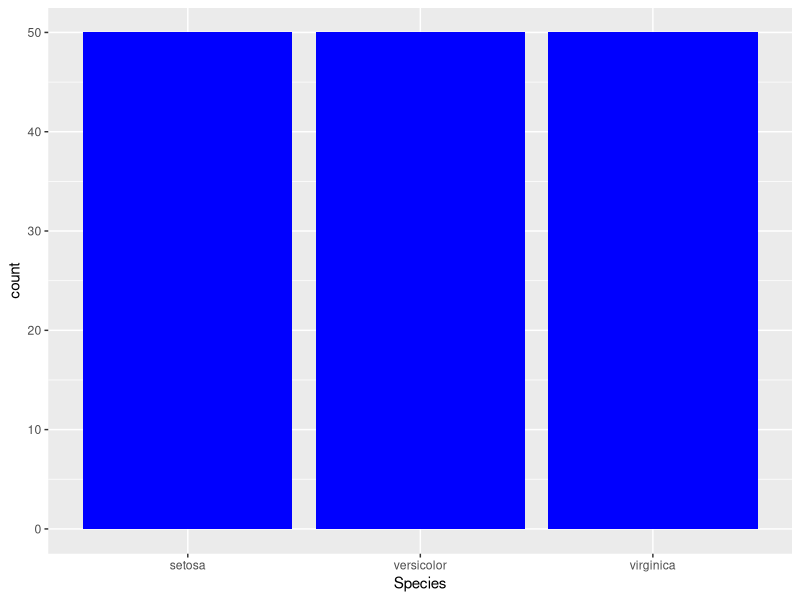
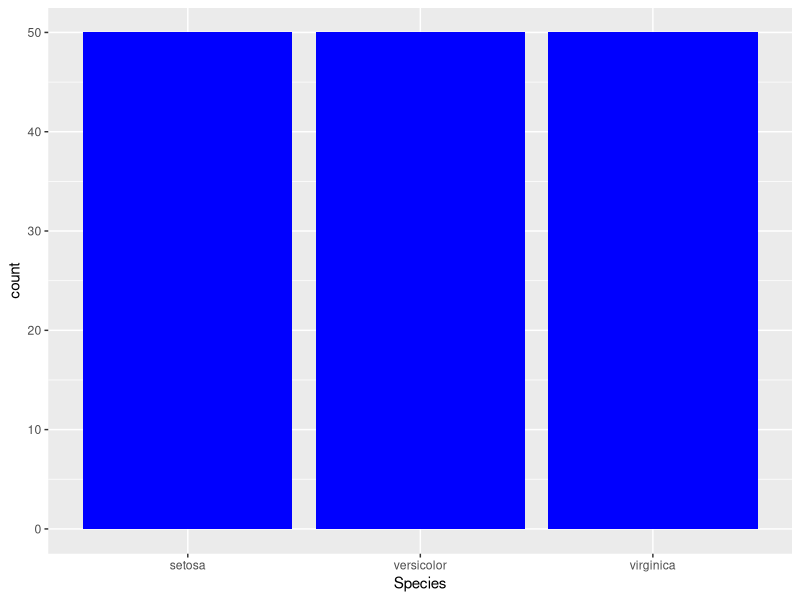

These figures' R source, in order:
## ---- chunk 1
knitr::opts_chunk$set(echo = TRUE)
library(tidyverse)
## ---- chunk 2
iris %>%
  ggplot(aes(x=Species)) +
  geom_bar(fill="blue") -> plot1

plot1

ggsave("practice_plot.png", plot1 )
